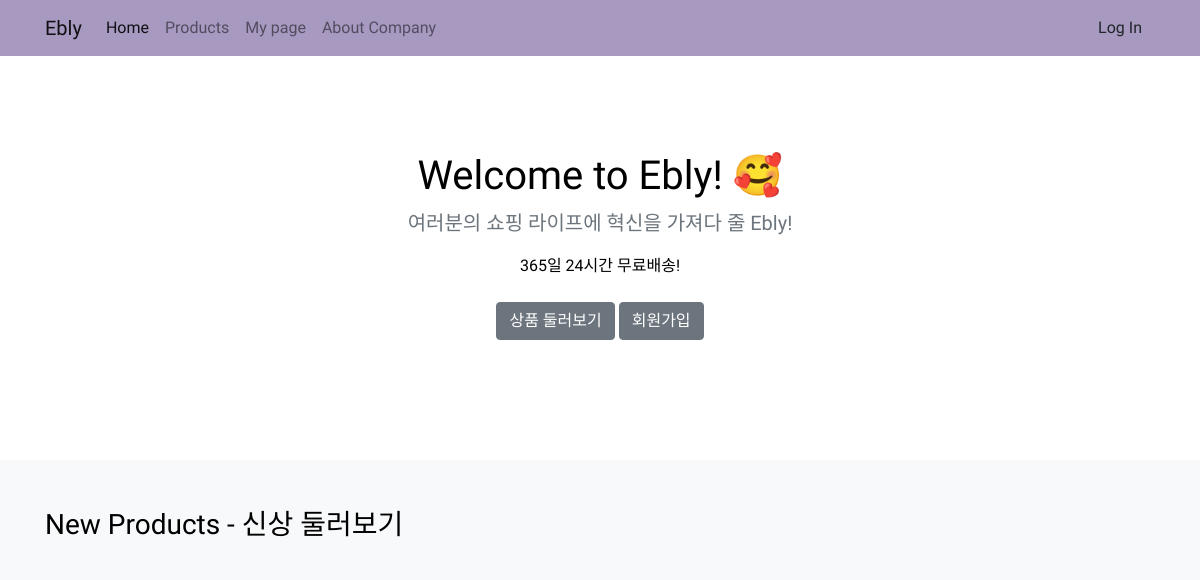
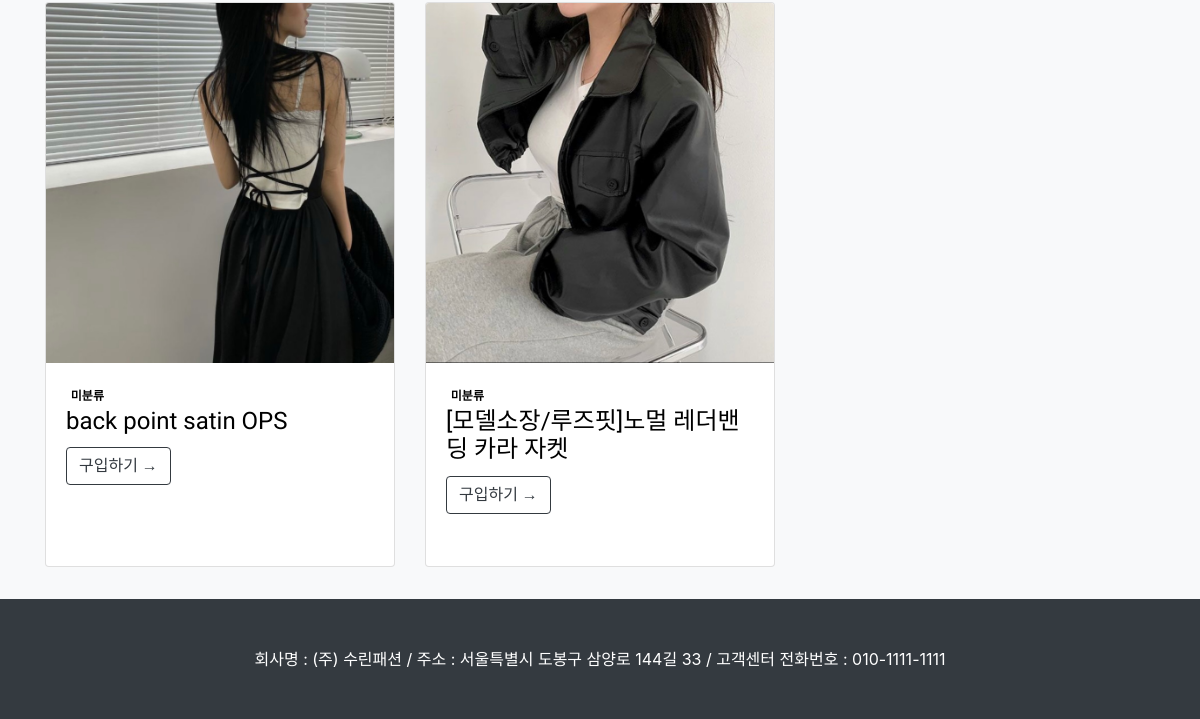
The app's page /, older data (2 pictures, top to bottom).
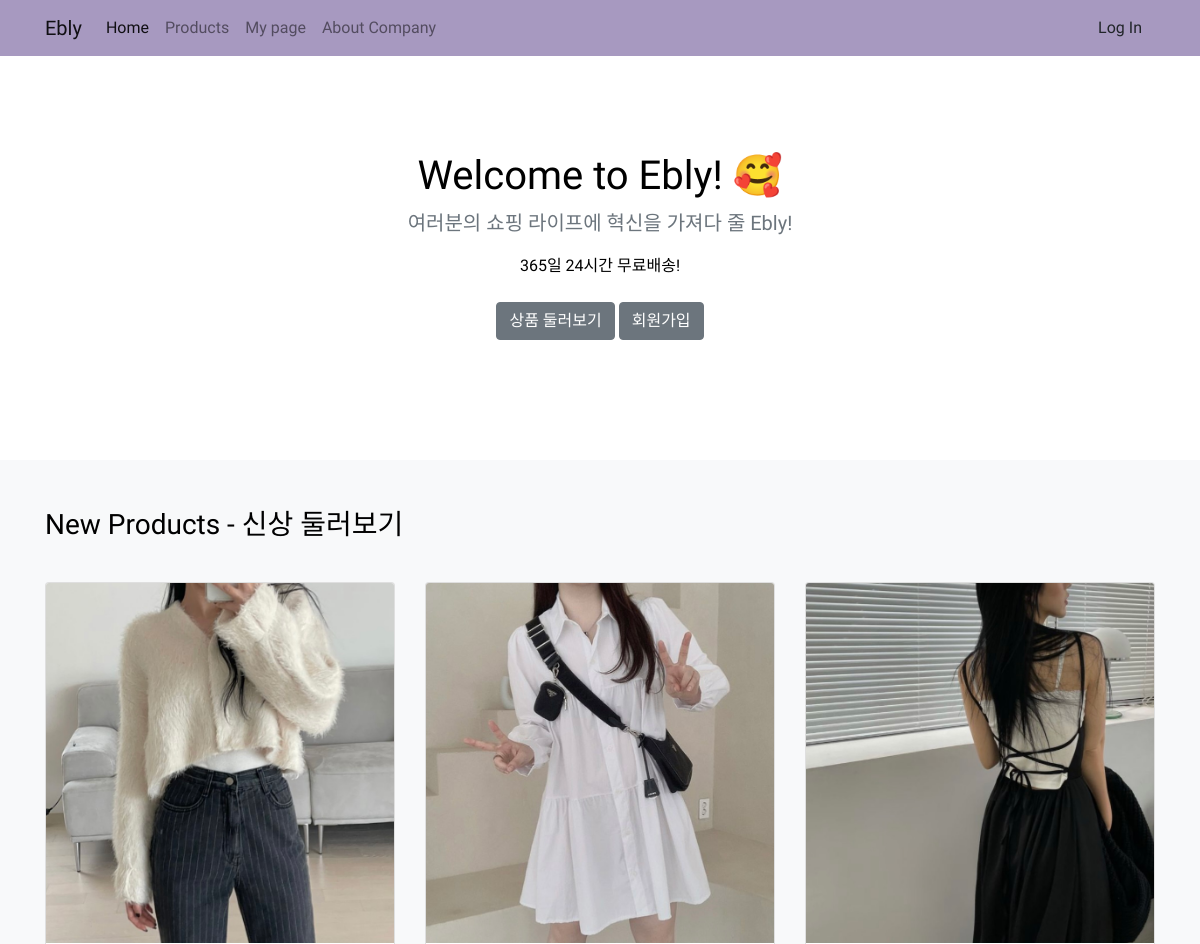
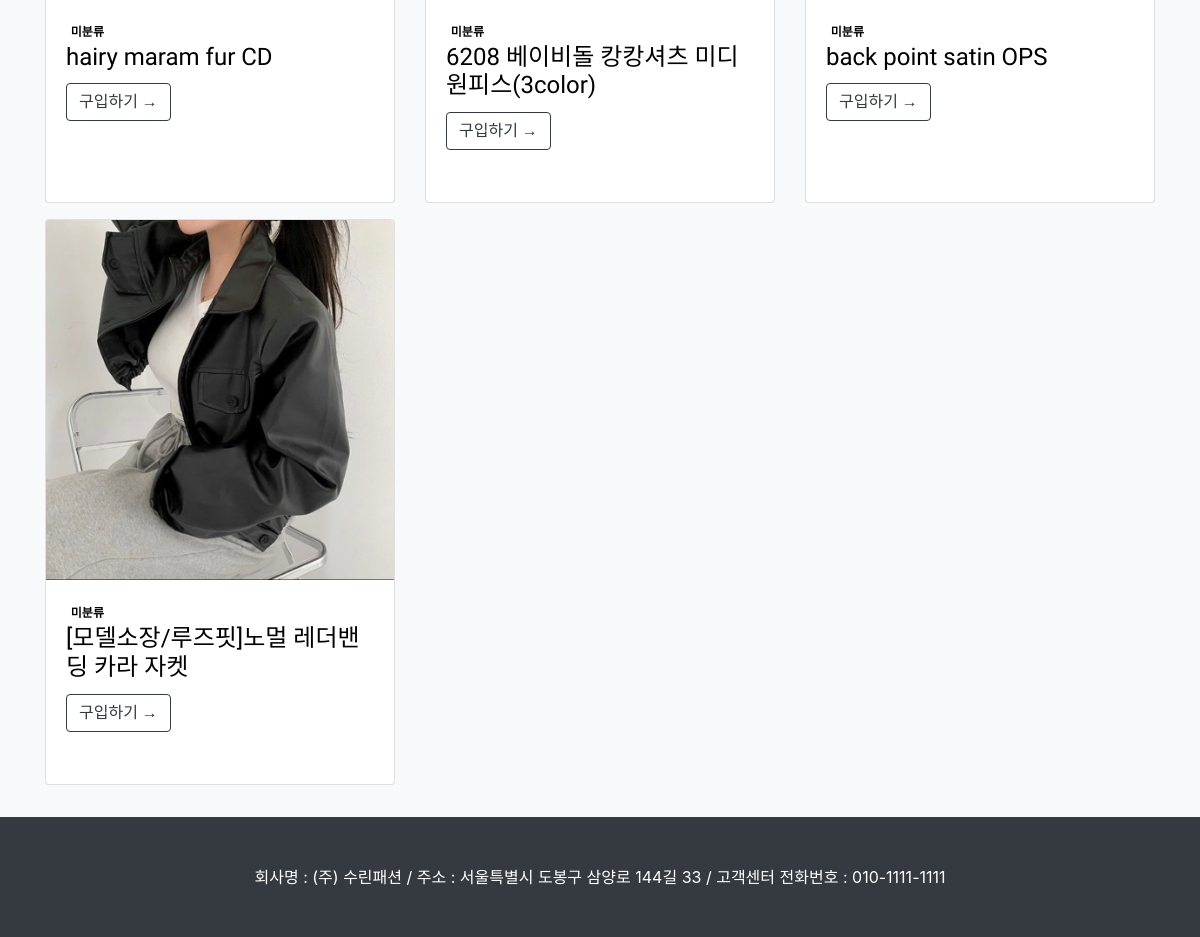
The same page, newer data (2 pictures, top to bottom).
### shop/models.py (models this page shows)
class Good(models.Model):
    name = models.TextField()
    about = models.TextField()
    price = models.IntegerField()
    inventory = models.IntegerField(blank=False)
    image = models.ImageField(upload_to='shop/images/', blank=False)
    from_url = models.URLField()
    def __str__(self):
        return f'{self.name}'
    def get_absolute_url(self):
        return f'/shop/{self.pk}/'

### home/views.py (the view)
# urls.py: path('', views.home),
def home(request):
    new_goods = Good.objects.order_by('-pk')[:6]
    return render(request, 'home/index.html', {'new_goods': new_goods})

### home/templates/home/index.html (shortened to what this page needs)
<!DOCTYPE html>
{% load static %}
<html lang="en">
<head>
    <link href="{% static 'shop/css/font.css' %}" rel="stylesheet" type="text/css" media="screen">
    <link href="{% static 'shop/bootstrap/bootstrap.min.css' %}" rel="stylesheet" type="text/css" media="screen">
</head>
<body>
    {% include 'shop/navbar.html' %}
<main class="web-font">
  <section class="py-5 text-center container">
    <div class="row py-lg-5">
      <div class="col-lg-6 col-md-8 mx-auto">
        <h1 class="fw-light">Welcome to Ebly! 🥰</h1>
        <p class="lead text-muted">여러분의 쇼핑 라이프에 혁신을 가져다 줄 Ebly!
          <p>365일 24시간 무료배송!
        <p>
          <a href="/shop" class="btn btn-secondary my-2">상품 둘러보기</a>
          <a href="#" class="btn btn-secondary my-2">회원가입</a>
        </p>
      </div>
    </div>
  </section>
  <div class="album py-5 bg-light">
    <div class="container">
      <div>
        <strong>
          <h3>New Products - 신상 둘러보기</h3>
        </strong>
      </div>
      <div class="row row-cols-1 row-cols-sm-2 row-cols-md-3 g-3">
        {% for good in new_goods %}
        <div class="col-sm-4 mt-3">
                <div class="card mb-3 mt-3 h-100">
                    <div>
                        <img class="card-img-top" src="{{ good.image.url }}" alt="{{ good }}" />
                    </div>
                    <div class="card-body">
                        <span class="badge bg-outline-dark float-rigth">미분류</span>
                        <h3 class="card-title h4">{{ good.name }}</h3>
                        <a class="btn btn-outline-dark" href="{{ good.get_absolute_url }}">구입하기 →</a>
                    </div>
                </div>
            </div>
        {% endfor %}
      </div>
    </div>
  </div>
</main>
    {% include 'shop/footer.html' %}
  </body>
</body>
</html>

Row changes from the older to the newer data that the page shows:
added Good: image (picture), name "hairy maram fur CD"
added Good: image (picture), name "6208 베이비돌 캉캉셔츠 미디원피스(3color)"
